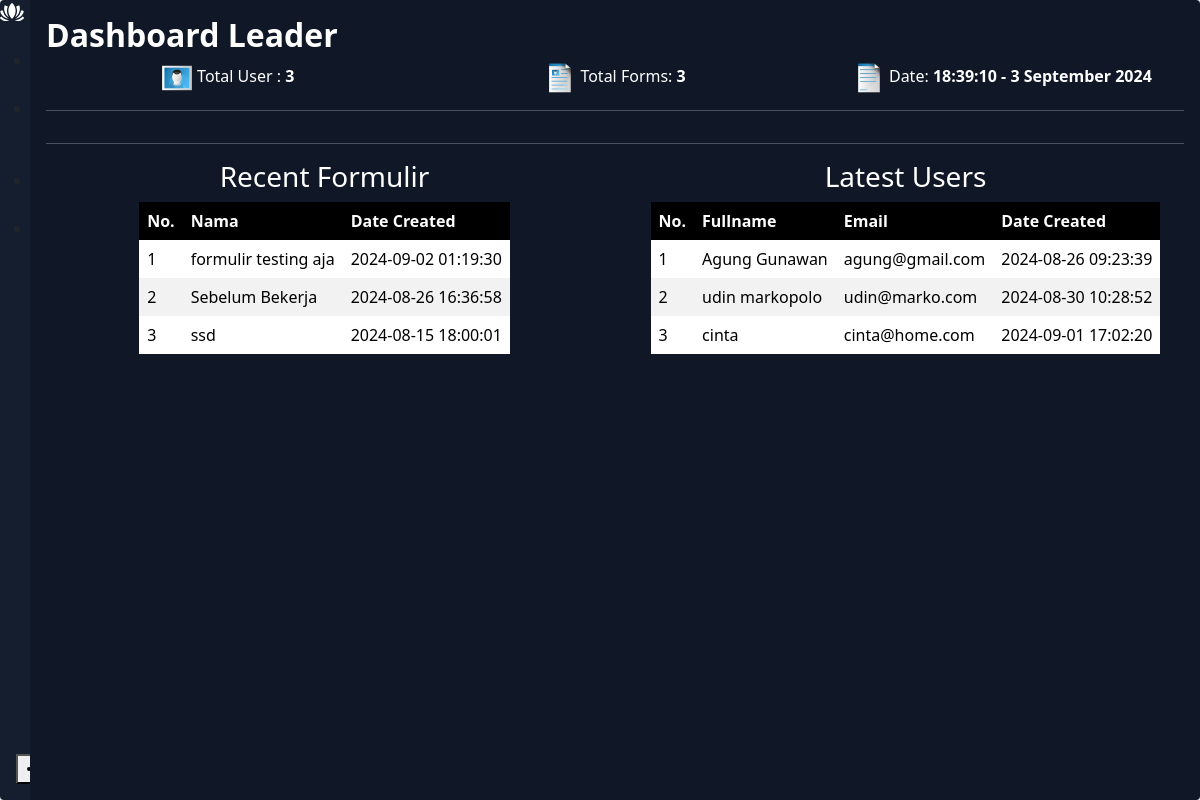
Before: /index.php/display/dashboard with the older database file.
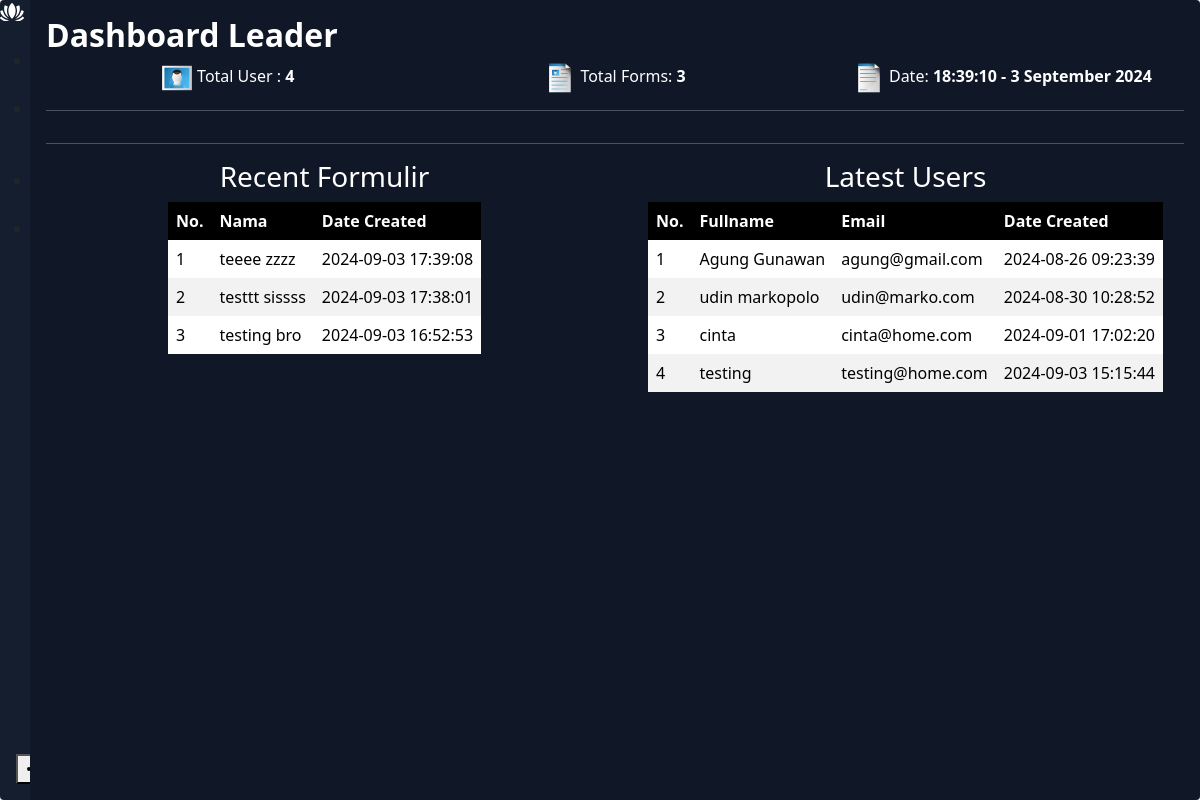
After: the same page with the newer database file.
### tables this page shows
CREATE TABLE IF NOT EXISTS `table_formulir` (
  `id` int(11) NOT NULL AUTO_INCREMENT,
  `name` text DEFAULT NULL,
  `code_json` text DEFAULT NULL,
  `date_created` datetime DEFAULT current_timestamp(),
  PRIMARY KEY (`id`)
);

CREATE TABLE IF NOT EXISTS `table_users` (
  `id` int(11) NOT NULL AUTO_INCREMENT,
  `fullname` varchar(50) DEFAULT NULL,
  `username` varchar(50) DEFAULT NULL,
  `pass` varchar(50) DEFAULT NULL,
  `no_hp` varchar(50) DEFAULT NULL,
  `email` varchar(50) DEFAULT NULL,
  `divisi` varchar(50) DEFAULT NULL,
  `gedung` varchar(50) DEFAULT NULL,
  `date_created` timestamp NULL DEFAULT current_timestamp(),
  PRIMARY KEY (`id`)
);

### application/controllers/Display.php (called while the page is built, shortened)
<?php
class Display extends CI_Controller {
	public function __construct(){
		$this->load->model('DBUser');
		$this->load->model('DBFormulir');
		$this->load->model('DBDynamic');
	}
	public function dashboard(){
		$dataForm = $this->DBFormulir->getAllLimitSortBy(10, 'DESC');
		$dataUser = $this->DBUser->getAllLimitBy(10);
		$t_user = 0;
		$t_form = 0;
		if($dataUser != false){
			$t_user = count($dataUser);
		}
		if($dataForm != false){
			$t_form = count($dataForm);
		}
		$datana = array(
			'data_user' => $dataUser,
			'data_form' => $dataForm,
			'total_user' => $t_user,
			'total_form' => $t_form
		);
		$this->load->view('dashboard', $datana);
	}
}

### index.php (called while the page is built, shortened)
<?php
require_once BASEPATH.'core/CodeIgniter.php';

### application/models/DBFormulir.php (called while the page is built, shortened)
<?php
class DBFormulir extends CI_Model {
	private $table_name = "table_formulir";
	public function getAllLimitSortBy($numeric, $descAsc) {
        $this->db->limit($numeric);
        $this->db->order_by('id', $descAsc);
        $query = $this->db->get($this->table_name);
         if ($query->num_rows() > 0) {
            return $query->result();
        } else {
            return false;
        }
    }
}

### application/models/DBUser.php (called while the page is built, shortened)
<?php
class DBUser extends CI_Model {
    private $table_name = "table_users";
    public function getAllLimitBy($numeric) {
        $this->db->limit($numeric);
        $query = $this->db->get($this->table_name);
         if ($query->num_rows() > 0) {
            return $query->result();
        } else {
            return false;
        }
    }
}

### application/views/dashboard.php (the view, shortened to what this page needs)
<link rel="stylesheet" type="text/css" href="/assets/css/style-dashboard.css">
<link href="/assets/css/bootstrap.min.css" rel="stylesheet">
<div class="app-container">
  <div class="sidebar">
    <div class="sidebar-header">
      <div class="app-icon">
      </div>
    </div>
    <?php include('nav_bar_left.php'); ?>
    <div class="account-info">
      <button class="account-info-more">
      </button>
    </div>
  </div>
  <div class="app-content">
 <h2 class="text-putih" >Dashboard Leader</h2>
  <div class="row">
      <div class="col rounded-box">
        <img src="/assets/images/user.png">
        <span>Total User : <strong id="total-user"><?= $total_user; ?></strong></span>
      </div>
      <div class="col rounded-box">
        <img src="/assets/images/form.png">
        <span>Total Forms: <strong id="total-form"><?= $total_form; ?></strong></span>
      </div>
      <div class="col rounded-box">
        <img src="/assets/images/data.png">
        <span>Date: <strong id="today">xx</strong></span>
      </div>
  </div>
<hr>
  <hr>
  <div class="row">
      <div class="col segment">
        <h3>Recent Formulir</h3>
        <table>
            <thead>
              <tr>
              <th>No.</th>
              <th>Nama</th>
              <th>Date Created</th>
              </tr>
            </thead>
            <tbody>
             <?php if(!empty($data_form)): ?>
                <?php $nomer=1; ?>
                <?php foreach($data_form as $datana): ?>
            <tr>
              <td><?= $nomer ;?></td>
              <td><?= $datana->name ;?></td>
              <td><?= $datana->date_created ;?></td>
            </tr>
                <?php $nomer++; ?>
                <?php endforeach; ?>
              <?php endif; ?>
          </tbody>
        </table>
      </div>
    <div class="col segment">
      <h3>Latest Users</h3>
          <table>
            <thead>
              <tr>
              <th>No.</th>
              <th>Fullname </th>
              <th>Email </th>
              <th>Date Created</th>
              </tr>
            </thead>
            <tbody>
              <?php if(!empty($data_user)): ?>
                <?php $nomer=1; ?>
                <?php foreach($data_user as $datana): ?>
            <tr>
              <td><?= $nomer ;?></td>
              <td><?= $datana->fullname ;?></td>
              <td><?= $datana->email ;?> </td>
              <td><?= $datana->date_created ;?></td>
            </tr>
                <?php $nomer++; ?>
                <?php endforeach; ?>
              <?php endif; ?>
          </tbody>
        </table>
    </div>
  </div>
</div>

### application/views/nav_bar_left.php (shortened to what this page needs)
<ul class="sidebar-list">
  <div id="sidebar-control">
  <span data-current="open" >&lt;&lt; </span>
</div>
      <li class="sidebar-list-item">
        <a href="/dashboard">
          <span>Home</span>
        </a>
      </li>
      <li class="sidebar-list-item">
        <a href="/management-formulir">
          <span>Management Formulir</span>
        </a>
      </li>
      <li class="sidebar-list-item">
        <a href="/settings">
          <span>Settings</span>
        </a>
      </li>
      <li class="sidebar-list-item">
        <a href="/logout">
          <span>Logout</span>
        </a>
      </li>
    </ul>

### assets/css/style-dashboard.css (style rules this page uses)
.segment table { margin: auto; }
.text-putih { color : white; font-weight: bold; }
.rounded-box img { display: inline-block; width: 32px !important; height: 32px !important; }
.segment { color: white; }
hr { display: block; height: 1px; border: 0; border-top: 1px solid #ccc; margin: 1em 0; padding: 0; border-color: white !important; color: white !important; }
.sidebar { max-width: 230px; }
.sidebar-list-item a { text-decoration: none; color: white; }
table { border-color: white; color: white; }
th, td { border: 1px solid #ddd; padding: 8px; text-align: left; }
th { background-color: black; }
tr:nth-child(even) { background-color: #f2f2f2; }
tr:nth-child(odd) { background-color: #fff; }
td { color: black; }
.col { color: white; text-align: center; }
.col img { width: 64px; height: 64px; }
* { box-sizing: border-box; }
.app-container { border-radius: 4px; width: 100%; height: 100%; max-height: 100%; max-width: 1280px; display: flex; overflow: hidden; box-shadow: rgba(99, 99, 99, 0.2) 0px 2px 8px 0px; max-width: 2000px; margin: 0 auto; }
#sidebar-control { color: white; width: 100%; text-align: right; display: block; }
.closed-sidebar { max-width: 30px !important; }

Changed rows visible on the page:
removed table_formulir: name "formulir testing aja", date_created "2024-09-02 01:19:30"
removed table_formulir: name "Sebelum Bekerja", date_created "2024-08-26 16:36:58"
removed table_formulir: name "ssd", date_created "2024-08-15 18:00:01"
added table_formulir: name "teeee zzzz", date_created "2024-09-03 17:39:08"
added table_formulir: name "testtt sissss", date_created "2024-09-03 17:38:01"
added table_formulir: name "testing bro", date_created "2024-09-03 16:52:53"
added table_users: fullname "testing", email "testing@home.com", date_created "2024-09-03 15:15:44"
Other visible differences:
$total_user: "3" → "4"
